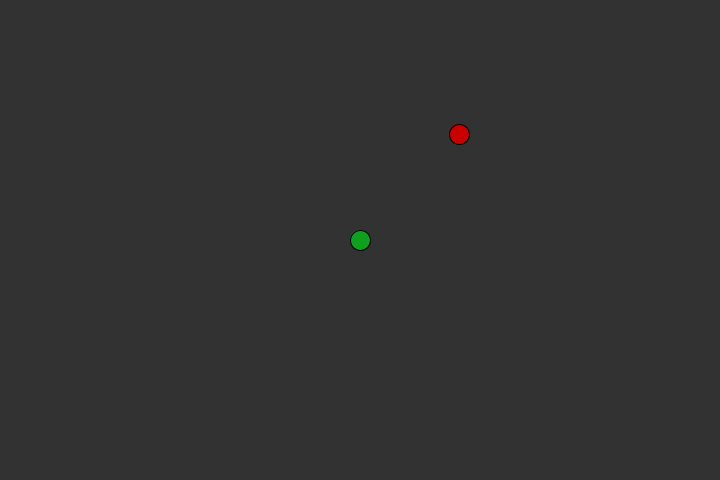
Frame 1 (no input)
Frame 60 (the mouse pressed at the canvas centre just before this capture): identical to frame 1, image omitted
Frame 120 (the mouse held since frame 60 and released just before this capture): identical to frame 1, image omitted

The Processing sketch that drew this single still picture (run headless with seeded random() and noise(); from frame 60 on, the mouse is pressed at the canvas centre):

// Processing sketch: sketch_7finalSnake
// ── sketch_7finalSnake.pde
int px, py,speed;
snake snk;
boolean go = true;
void setup()
{
  size(720, 480);
  speed = 20;
  px = (int)random(20,width-20);
  py = (int)random(20,height-20);
  snk = new snake();
}
void draw()
{
  if(go)
  {
    delay(100);
    background(50, 50, 50);
    fill(200, 0, 0);
    stroke(1);
    ellipse(px, py, 20, 20);
    check();
    snk.shift();
    snk.print();
    gameOver();
    //snk.move();
  }
}
void check()
{
  if(snk.isCollide(px,py))
  {
    px = (int)random(20,width-20);
    py = (int)random(20,height-20);
  }
}
void keyPressed()
{
  if (key == CODED)
  {
    if (keyCode == UP)
    {
      snk.sx = 0;
      snk.sy = -speed;
    } else if (keyCode == DOWN) 
    {
      snk.sx = 0;
      snk.sy = speed;
    } else if (keyCode == LEFT)
    {
      snk.sx = -speed;
      snk.sy = 0;
    } else if (keyCode == RIGHT)
    {
      snk.sx = speed;
      snk.sy = 0;
    }
  }
  else
  {
    go = ! go;
  }
}
void gameOver()
{
  if(snk.isOkay())
    go = !go;
}
// ── mypoint.pde
class mypoint
{
  int x, y;
}
// ── snake.pde
class snake
{
  int size, headColor, tailColor, speed, sx, sy;
  mypoint[] points;
  snake()
  {
    size = 1;
    sx = sy = 0; 
    speed = 5;
    headColor =  color(#0FA020);
    tailColor = color(#27D83D);
    points = new mypoint[50];
    for (int i = 0; i < 50; i++)
      points[i] = new mypoint();
    points[0].x = width/2;
    points[0].y = height/2;
  }
  void print()
  {
    fill(headColor);
    stroke(1);
    ellipse(points[0].x, points[0].y, 20, 20);
    fill(tailColor);
    stroke(1);
    int i;
    for (i = 1; i < size; i++)
    {
      ellipse(points[i].x, points[i].y, 20, 20);
    }
  }
  void shift()
  {
    int i;
    for (i = size-1; i > 0; i--)
    {
      points[i].x = points[i-1].x;
      points[i].y = points[i-1].y;
    }
    points[0].x = (points[0].x + sx + width) % width;
    points[0].y = (points[0].y + sy + height) % height;
  }
  void move()
  {
    int i;
    for (i = 1; i < size; i++)
    {
      points[i].x = (points[i-1].x + sx + width) % width;
      points[i].y = (points[i-1].y + sy + height) % height;
    }
  }
  boolean isCollide(int px, int py)
  {
    if (sqrt(abs(px-points[0].x)*abs(px-points[0].x)+abs(py-points[0].y)*abs(py-points[0].y)) < 17)
    {
      add();
      return true;
    }
    return false;
  }
  void add()
  {
    size+=1;
  }
  boolean isOkay()
  {
    if(collide())
    {
      return true;
    }
    return false;
  }
  boolean collide()
  {
    int i;
    for(i = 1; i < size; i++)
    {
      if(points[i].x == points[0].x && points[i].y == points[0].y)
      if(sqrt(abs(points[i].x-points[0].x)*abs(points[i].x-points[0].x)+abs(points[i].y-points[0].y)*abs(points[i].y-points[0].y)) <= 5)
        return true;
    }
    return false;
  }
}
